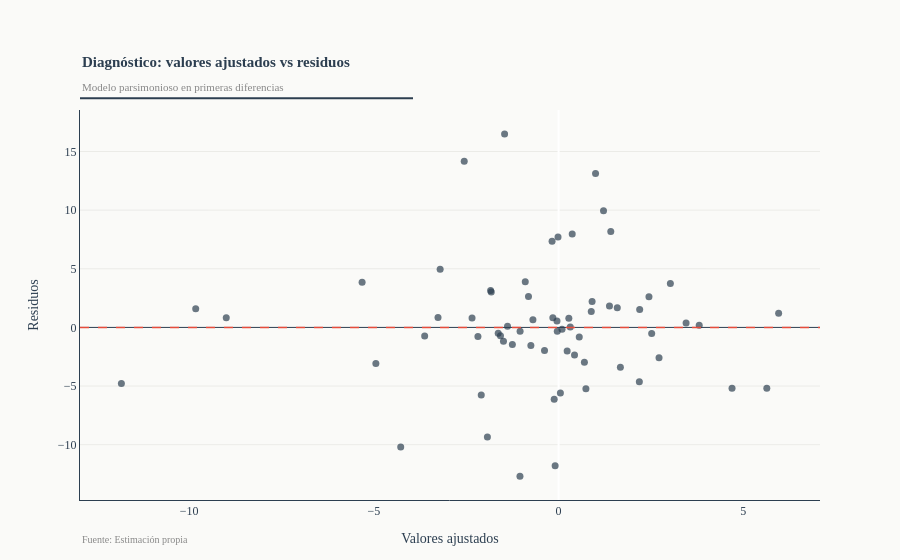

This figure's notebook cell:
### Markdown cell above
**Figura 7 — Diagnóstico: valores ajustados vs residuos**

### Code cell
fitted = fd_result.fitted_values.values.flatten()
resids = fd_result.resids.values.flatten()

fig_diag = go.Figure()
fig_diag.add_trace(go.Scatter(
    x=fitted, y=resids,
    mode='markers',
    marker=dict(color='#2c3e50', size=7, opacity=0.7),
    showlegend=False
))
fig_diag.add_hline(y=0, line=dict(color='#e74c3c', width=1.5, dash='dash'))

fig_diag.update_layout(**BASE_LAYOUT, title=None)
fig_diag.update_xaxes(title='Valores ajustados')
fig_diag.update_yaxes(title='Residuos')
add_title(fig_diag, 'Diagnóstico: valores ajustados vs residuos',
          'Modelo parsimonioso en primeras diferencias')
add_source(fig_diag, 'Estimación propia')
fig_diag.show()

### Figure 1 — Plotly figure (JSON) as saved in the notebook; plotly's stock layout.template omitted (floating-point values rounded to 4 significant figures)
{"data": [{"marker": {"color": "#2c3e50", "opacity": 0.7, "size": 7}, "mode": "markers", "showlegend": false, "type": "scatter", "x": [0.04834, 3.805, 3.45, 3.025, -1.634, 0.3158, -0.1558, -0.381, -0.09383, 0.9998, 5.955, 0.3683, -9.821, 1.377, -0.7509, -0.9024, 0.431, -3.625, -1.042, -0.0358, 0.2316, -0.01558, -1.046, 1.215, 2.194, -0.04356, 2.519, 0.9067, 0.09253, 0.5588, -1.251, -0.8149, -0.1196, 1.412, -1.492, -2.183, 2.445, -0.695, -1.823, 0.6981, 0.2769, -1.383, -2.342, -1.573, -2.094, -0.1767, -3.206, -1.927, -5.318, 5.635, -2.554, -4.273, 1.672, -1.84, -11.83, 4.694, 1.588, 0.8841, -4.945, -8.995, -3.264, 2.718, 0.7391, -1.462, 2.185, 1.755, 0.2888, -1.578, 7.818, -2.378, -7.167], "y": [-5.595, 0.1868, 0.3705, 3.747, -0.5019, 0.03044, 0.8161, -1.976, -11.79, 13.13, 1.205, 7.957, 1.589, 1.825, -1.546, 3.904, -2.347, -0.7326, -0.3359, -0.3309, -2.0, 7.711, -12.68, 9.94, 1.535, 0.5423, -0.5232, 2.213, -0.1578, -0.8095, -1.464, 2.628, -6.126, 8.176, -1.179, -0.7787, 2.616, 0.6594, 3.018, -2.973, 0.7733, 0.09074, 0.7996, -0.7056, -5.764, 7.357, 4.95, -9.349, 3.842, -5.193, 14.17, -10.2, -3.399, 3.149, -4.774, -5.198, 1.687, 1.355, -3.069, 0.8291, 0.8473, -2.586, -5.236, 16.5, -4.633]}], "layout": {"annotations": [{"align": "left", "font": {"color": "#2c3e50", "family": "Georgia, serif", "size": 15}, "showarrow": false, "text": "<b>Diagnóstico: valores ajustados vs residuos</b>", "x": 0, "xref": "paper", "y": 1.15, "yref": "paper"}, {"align": "left", "font": {"color": "#888", "family": "Georgia, serif", "size": 11}, "showarrow": false, "text": "Modelo parsimonioso en primeras diferencias", "x": 0, "xref": "paper", "y": 1.08, "yref": "paper"}, {"align": "left", "font": {"color": "#888", "size": 10}, "showarrow": false, "text": "Fuente: Estimación propia", "x": 0, "xref": "paper", "y": -0.12, "yref": "paper"}], "font": {"color": "#2c3e50", "family": "Georgia, serif", "size": 12}, "legend": {"bgcolor": "#fafaf8", "bordercolor": "#e8e8e4", "borderwidth": 1, "font": {"color": "#2c3e50"}}, "margin": {"b": 60, "t": 110}, "paper_bgcolor": "#fafaf8", "plot_bgcolor": "#fafaf8", "shapes": [{"line": {"color": "#e74c3c", "dash": "dash", "width": 1.5}, "type": "line", "x0": 0, "x1": 1, "xref": "x domain", "y0": 0, "y1": 0, "yref": "y"}, {"line": {"color": "#2c3e50", "width": 2}, "type": "line", "x0": 0, "x1": 0.45, "xref": "paper", "y0": 1.03, "y1": 1.03, "yref": "paper"}], "title": {}, "xaxis": {"gridcolor": "#e8e8e4", "gridwidth": 0.5, "linecolor": "#2c3e50", "showgrid": false, "tickfont": {"color": "#2c3e50"}, "title": {"text": "Valores ajustados"}}, "yaxis": {"gridcolor": "#e8e8e4", "gridwidth": 0.8, "linecolor": "#2c3e50", "tickfont": {"color": "#2c3e50"}, "title": {"text": "Residuos"}, "zeroline": true, "zerolinecolor": "#2c3e50", "zerolinewidth": 1}}}
